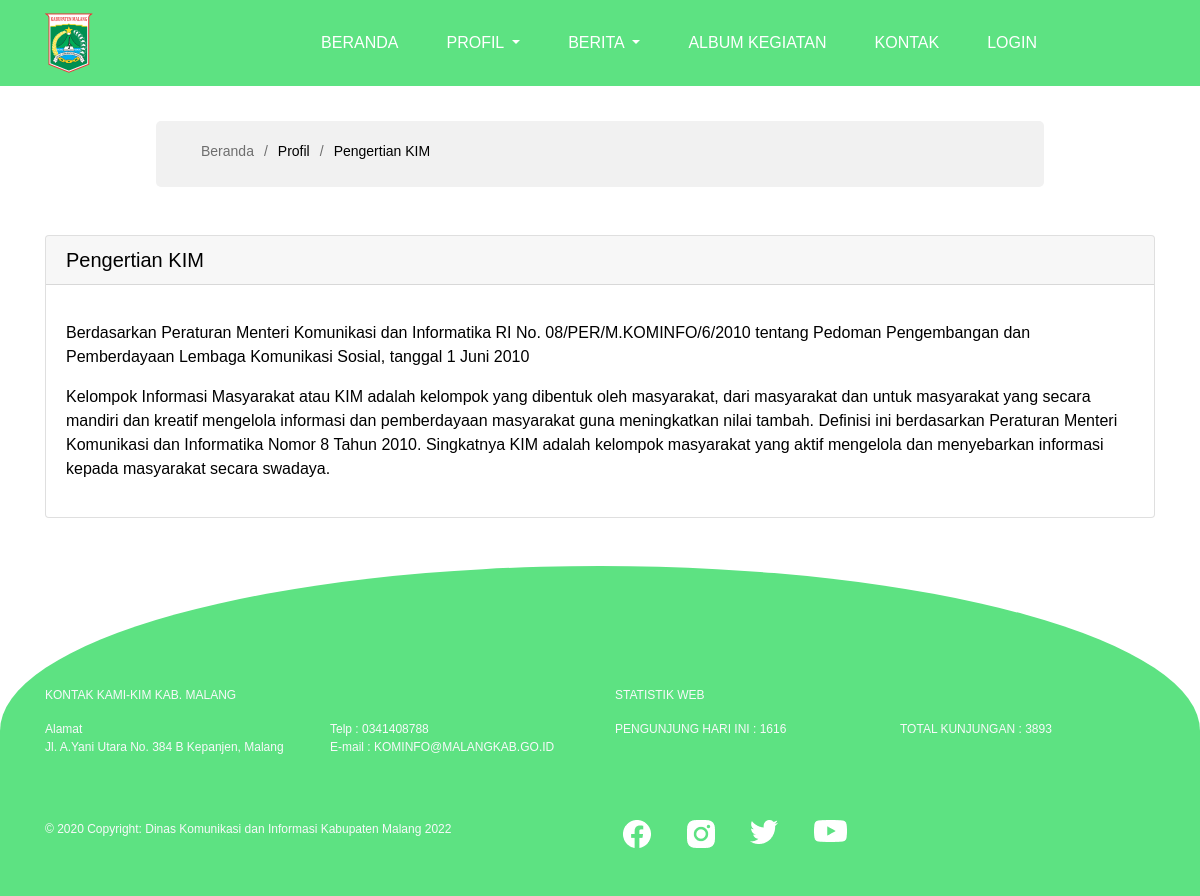
/guest/profil/view-pengertian.php, run on the app's committed database.
### tables this page shows
CREATE TABLE IF NOT EXISTS `profil_kim` (
  `Id_Profil_KIM` int(11) NOT NULL AUTO_INCREMENT,
  `Nama_Profil` varchar(50) DEFAULT NULL,
  `Isi_Profil_KIM` longtext DEFAULT NULL,
  `Update_At` varchar(50) DEFAULT NULL,
  `Penulis` int(11) DEFAULT NULL,
  PRIMARY KEY (`Id_Profil_KIM`),
  KEY `Penulis` (`Penulis`),
  CONSTRAINT `penulis-profil-kim` FOREIGN KEY (`Penulis`) REFERENCES `akun` (`id`)
);

### guest/profil/view-pengertian.php (the view, shortened to what this page needs)
<?php
include '../../koneksi.php';
$sql = "SELECT * FROM profil_kim WHERE Id_Profil_KIM = 2";
$hasil = $koneksi->query($sql);
?>
<!doctype html>
<html lang="en">
<head>
    <link rel="stylesheet" href="https://cdn.jsdelivr.net/npm/bootstrap@4.0.0/dist/css/bootstrap.min.css">
    <link rel="stylesheet" type="text/css" href="../../css/style.css">
</head>
<body>
    <nav class="navbar navbar-expand-lg navbar-dark text-uppercase" style="background-color: #5DE282;">
        <div class="container">
            <a class="navbar-brand" href="#"><img src="../../image/logo kecil.png" alt=""></a>
            <div class="collapse navbar-collapse" id="navbarSupportedContent">
                <ul class="navbar-nav mr-auto">
                    <li class="nav-item active px-3">
                        <a class="nav-link" href="../../index.php">BERANDA</a>
                    </li>
                    <li class="nav-item dropdown active px-3">
                        <a class="nav-link dropdown-toggle" href="#" id="navbarDropdown" role="button" data-toggle="dropdown" aria-haspopup="true" aria-expanded="false">
                            PROFIL
                        </a>
                    </li>
                    <li class="nav-item dropdown active px-3">
                        <a class="nav-link dropdown-toggle" href="#" id="navbarDropdown" role="button" data-toggle="dropdown" aria-haspopup="true" aria-expanded="false">
                            BERITA
                        </a>
                    </li>
                    <li class="nav-item active px-3">
                        <a class="nav-link" href="../album/album.php">ALBUM KEGIATAN</a>
                    </li>
                    <li class="nav-item active px-3">
                        <a class="nav-link" href="#kontak">KONTAK</a>
                    </li>
                    <li class="nav-item active px-3">
                        <a class="nav-link" href="../../login-baru.php">LOGIN</a>
                    </li>
                </ul>
            </div>
        </div>
    </nav>
    <main id="main">
        <section id="breadcrumbs" class="breadcrumbs">
            <div class="container">
                <ol>
                    <li><a href="../../index.php">Beranda</a></li>
                    <li>Profil</li>
                    <li>Pengertian KIM</li>
                </ol>
            </div>
        </section>
        <?php
        foreach ($hasil as $value) {
        ?>
            <div class="container">
                <div class="card my-5">
                    <h5 class="card-header"><?= $value['Nama_Profil'] ?></h5>
                    <div class="card-body" style="text-justify: newspaper;">
                        <p><?= $value['Isi_Profil_KIM'] ?></p>
                    </div>
                </div>
            </div>
        <?php
        }
        ?>
    </main>
    <footer class="page-footer pt-4 text-light" style="font-size: 12px; background-color: #5DE282; border-radius: 100% 100% 0 0;" id="kontak">
        <div class="container text-md-left mt-4">
            <div class="row mt-5 pt-5">
                <div class="col">
                    <p class="text-uppercase">Kontak Kami-KIM Kab. Malang</p>
                </div>
                <div class="col">
                    <p class="text-uppercase">statistik web</p>
                </div>
            </div>
            <div class="row">
                <div class="col">
                    <p>
                        Alamat<br>
                        Jl. A.Yani Utara No. 384 B Kepanjen, Malang
                    </p>
                </div>
                <div class="col">
                    <p>
                        Telp : 0341408788 <br>
                        E-mail : KOMINFO@MALANGKAB.GO.ID
                    </p>
                </div>
                <div class="col">
                    <p class="text-uppercase">Pengunjung hari ini : <?= $round = rand(1, 10000) ?></p>
                </div>
                <div class="col">
                    <p class="text-uppercase">total kunjungan : <?= $round = rand(1, 10000) ?></p>
                </div>
            </div>
            <div class="row">
                <div class="col">
                    <div class="footer-copyright my-5">
                        <p>
                            © 2020 Copyright:
                            <a href="/" class="text-light"> Dinas Komunikasi dan Informasi Kabupaten Malang 2022</a>
                        </p>
                    </div>
                </div>
                <div class="col">
                    <div class="row my-5">
                        <div class="col-sm-1 mx-2">
                            <a href=""><img src="../../image/facebook.png" alt=""></a>
                        </div>
                        <div class="col-sm-1 mx-2">
                            <a href=""><img src="../../image/instagram.png" alt=""></a>
                        </div>
                        <div class="col-sm-1 mx-2">
                            <a href=""><img src="../../image/twitter.png" alt=""></a>
                        </div>
                        <div class="col-sm-1 mx-2">
                            <a href=""><img src="../../image/youtube.png" alt=""></a>
                        </div>
                    </div>
                </div>
            </div>
        </div>
    </footer>
</body>

### css/style.css (style rules this page uses)
body { font-family: "Poppins", sans-serif; color: black; }
a { color: black; text-decoration: none; }
h1, h2, h3, h4, h5, h6 { font-family: "Poppins", sans-serif; }
nav { text-transform: uppercase; }
section { padding: 0 0 80px 0; }
.breadcrumbs { padding: 20px 0 20px 30px; background: #f1f1f1; width: 74%; margin: auto; margin-top: 35px; border-radius: 5px; }
.breadcrumbs a { text-decoration: none; color: #6e6e6e; transition: 0.3s; }
.breadcrumbs ol { display: flex; flex-wrap: wrap; list-style: none; padding: 0 0 5px 0; margin: 0; font-size: 14px; }
.breadcrumbs ol li+li { padding-left: 10px; }
.breadcrumbs ol li+li::before { display: inline-block; padding-right: 10px; color: #6e6e6e; content: "/"; }

### data on the page
profil_kim: Nama_Profil "Pengertian KIM", Isi_Profil_KIM "Berdasarkan Peraturan Menteri Komunikasi dan Informatika RI No. 08/PER/M.KOMINFO/6/2010 tentang Pedoman Pengembangan dan Pemberdayaan Lembaga Komunikasi Sosial, tanggal 1 Juni 2010 Kelompok Informasi Masyarakat atau KIM adalah kelompok yang dibentuk oleh masyarakat, dari masyarakat dan untuk masyarakat yang secara mandiri dan kreatif mengelola informasi dan pemberdayaan masyarakat guna meningkatkan nilai tambah. Definisi ini berdasarkan Peraturan Menteri Komunikasi dan Informatika Nomor 8 Tahun 2010. Singkatnya KIM adalah kelompok masyarakat yang aktif mengelola dan menyebarkan informasi kepada masyarakat secara swadaya."
